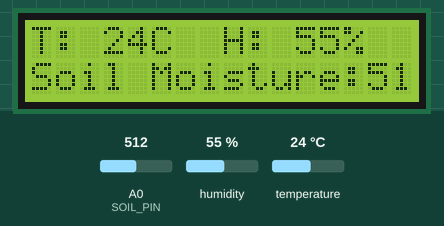
Simulated run of this sketch. Board: Arduino Uno, built with avr-gcc and run on an emulated ATmega328P. Shown: 16×2 character LCD. Inputs (shaded band) come from the test bench; at power-on: humidity 55 %, A0 (SOIL_PIN) = 512, temperature 24 °C. What the sketch prints to the serial monitor is not drawn.

Above: at 3.2 s.
3.3 s: humidity set to 22 %
At 6.4 s:
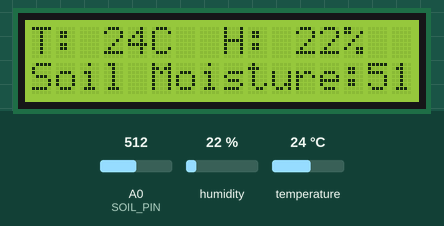
6.7 s: A0 (SOIL_PIN) set to 985
At 7.7 s:
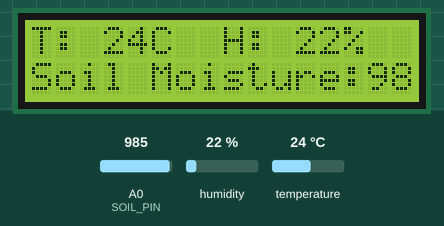
8.8 s: A0 (SOIL_PIN) set to 1012
At 11.0 s:
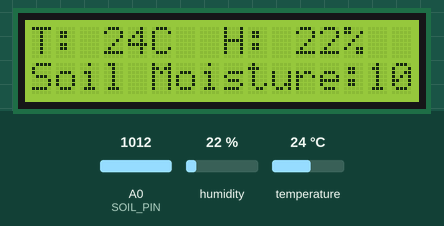
11.3 s: temperature set to 12 °C
At 12.2 s:
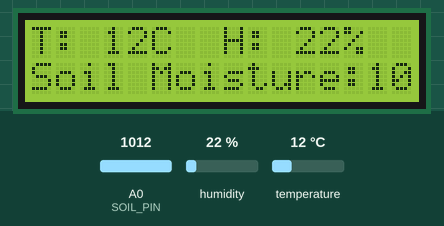
13.4 s: humidity set to 40 %
At 15.7 s:
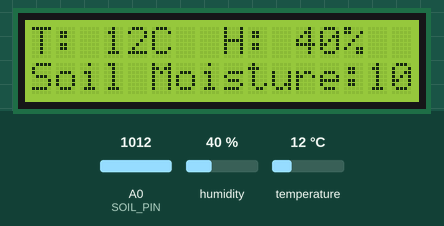
16.0 s: A0 (SOIL_PIN) set to 900
At 17.1 s:
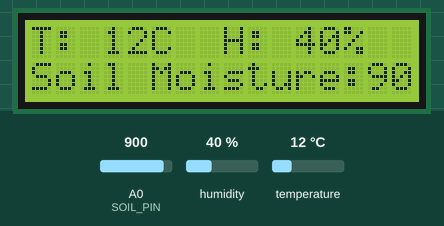
Timing chart, 0 to 19.0 s (numbered marks = the images above; inputs shaded):
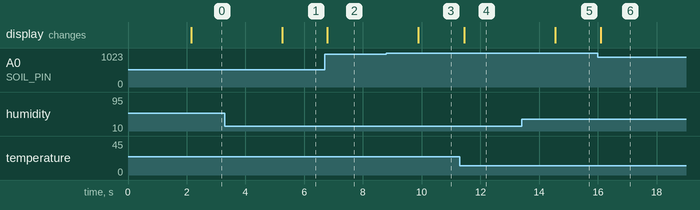

Measured:
- after the input at 3.3 s, the display: changes after 2.0 s (image 1)
- after the input at 6.7 s, the display: changes after 0.09 s (image 2)
- after the input at 8.8 s, the display: changes after 1.1 s (image 3)
- after the input at 11.3 s, the display: changes after 0.15 s (image 4)
- after the input at 13.4 s, the display: changes after 1.2 s (image 5)
- after the input at 16.0 s, the display: changes after 0.09 s (image 6)

The sketch:

smartfarm_loc.ino
```cpp
#include <Wire.h>
#include <LiquidCrystal_I2C.h>
#include <DHT.h>

// 1. 부품 핀 설정
#define DHTPIN 2          // 온습도 센서(DHT11)를 확장 쉴드 디지털 2번(D2)에 연결
#define DHTTYPE DHT11     // 센서 종류를 DHT11로 지정
#define SOIL_PIN A0       // 토양 수분 센서를 확장 쉴드 아날로그 0번(A0)에 연결

// 2. 부품 객체 초기화 (LCD 주소는 보통 0x27 또는 0x3F입니다)
LiquidCrystal_I2C lcd(0x27, 16, 2);
DHT dht(DHTPIN, DHTTYPE);

void setup() {
  // PC 모니터(시리얼 모니터 콘솔) 출력 시작 설정
  Serial.begin(9600);

  // 온습도 센서 및 LCD 화면 시작
  dht.begin();
  lcd.init();
  lcd.backlight(); // LCD 파란색 백라이트 켜기

  // 첫 오프닝 화면 출력
  lcd.setCursor(0, 0);
  lcd.print("   IoT MAKER   ");
  lcd.setCursor(0, 1);
  lcd.print("  STATION OPEN  ");
  delay(2000); // 2초 동안 환영 문구 유지
  lcd.clear();
}

void loop() {
  // 데이터 읽어오기 (감각 기관 작동)
  float humidity = dht.readHumidity();       // 공기 중 습도 읽기
  float temperature = dht.readTemperature(); // 현재 온도 읽기
  int soilMoisture = analogRead(SOIL_PIN);   // 흙 속 수분 값 읽기 (0 ~ 1023)

  // 센서 오류 값 체크
  if (isnan(humidity) || isnan(temperature)) {
    Serial.println("센서 연결을 확인하세요!");
    lcd.setCursor(0, 0);
    lcd.print("Sensor Error!!  ");
    return;
  }

  // ----------------------------------------------------
  // [1단계] 개발자 시점: 노트북 PC 콘솔(시리얼 모니터)에 찍기
  // ----------------------------------------------------
  Serial.print("Temp: "); Serial.print(temperature); Serial.print("C | ");
  Serial.print("Humid: "); Serial.print(humidity); Serial.print("% | ");
  Serial.print("Soil: "); Serial.println(soilMoisture);

  // ----------------------------------------------------
  // [2단계] 참여자 시점(PEAK): 물리적인 보드판 LCD 화면에 찍기
  // ----------------------------------------------------
  // LCD 첫 번째 줄 (현재 온도와 습도 표시)
  lcd.setCursor(0, 0);
  lcd.print("T: ");
  lcd.print((int)temperature);
  lcd.print("C  ");

  lcd.print("H: ");
  lcd.print((int)humidity);
  lcd.print("%   ");

  // LCD 두 번째 줄 (토양 수분 상태 표시)
  lcd.setCursor(0, 1);
  lcd.print("Soil Moisture:");
  lcd.print(soilMoisture);
  lcd.print("   "); // 이전 글자 잔상 지우기용 공백

  delay(1500); // 1.5초마다 데이터를 새로고침하며 화면을 갱신합니다.
}
```
